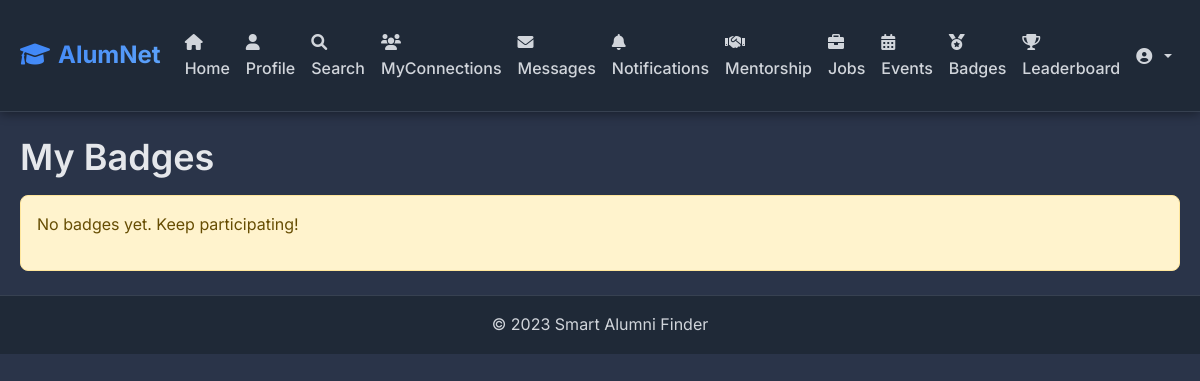
The page /badges (signed in) on the database as committed earlier.
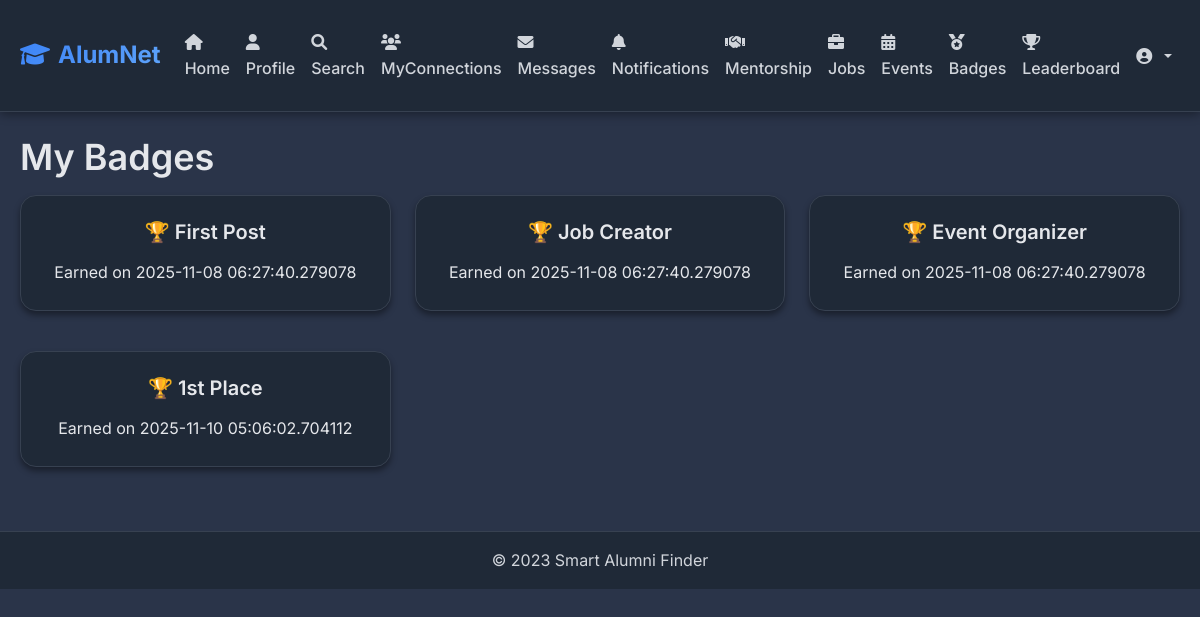
The same page on the database as committed later.
### models.py (models this page shows)
class Badge(db.Model):
    id = db.Column(db.Integer, primary_key=True)
    user_id = db.Column(db.Integer, db.ForeignKey('user.id'), nullable=False)
    badge_type = db.Column(db.String(50), nullable=False)
    earned_date = db.Column(db.DateTime, default=datetime.utcnow)
    user = db.relationship('User', backref=db.backref('badges', lazy=True))

### app.py (the view)
@app.route('/badges')
def badges():
    if 'user_id' not in session:
        return redirect(url_for('login'))
    user_badges = Badge.query.filter_by(user_id=session['user_id']).all()
    return render_template('badges.html', badges=user_badges)

### templates/badges.html (shortened to what this page needs)
{% extends "base.html" %}
{% block content %}
<h1>My Badges</h1>
{% if badges %}
<div class="row">
    {% for badge in badges %}
    <div class="col-md-4 mb-3">
        <div class="card text-center">
            <div class="card-body">
                <h5 class="card-title">🏆 {{ badge.badge_type }}</h5>
                <p class="card-text">Earned on {{ badge.earned_date }}</p>
            </div>
        </div>
    </div>
    {% endfor %}
</div>
{% else %}
<div class="alert alert-warning">
    <p>No badges yet. Keep participating!</p>
</div>
{% endif %}
{% endblock %}

Rows that differ between the two databases and show on the page:
now on this page (row edited): Badge: badge_type "First Post", earned_date "2025-11-08 06:27:40.279078"
added Badge: badge_type "Job Creator", earned_date "2025-11-08 06:27:40.279078"
added Badge: badge_type "Event Organizer", earned_date "2025-11-08 06:27:40.279078"
added Badge: badge_type "1st Place", earned_date "2025-11-10 05:06:02.704112"
Other text that changed with them:
text no longer shown: "No badges yet. Keep participating!"
